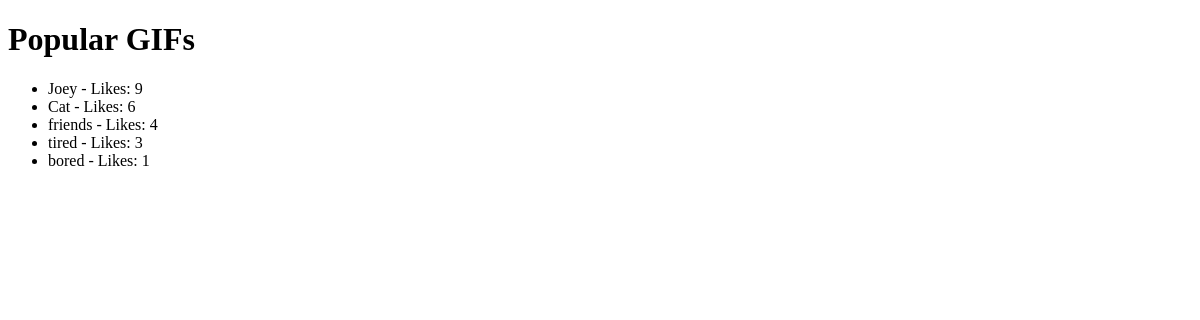
Page /popular_gifs/ on the earlier database version.
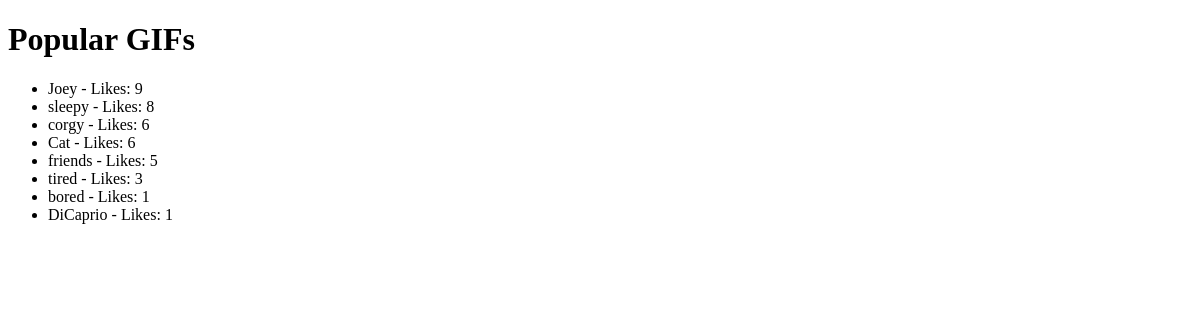
Same page on the later database version.
### my_gifs/models.py (models this page shows, shortened)
class Gif(models.Model):
    title = models.CharField(max_length=50)
    url = models.URLField()
    uploader_name = models.CharField(max_length=30)
    created_at = models.DateTimeField(auto_now_add=True)
    likes = models.IntegerField(default=0)

### my_gifs/views.py (the view)
# urls.py: path('popular_gifs/', popular_gifs),
def popular_gifs(request):
    gifs = Gif.objects.filter(likes__gt=0).order_by('-likes')
    context = {
        'gifs' : gifs
    }
    return render(request, 'popular_gifs.html', context)

### my_gifs/templates/popular_gifs.html (shortened to what this page needs)
<!DOCTYPE html>
<html lang="en">
<head>
</head>
<body>
    <h1>Popular GIFs</h1>
<ul>
  {% for gif in gifs %}
    <li>{{ gif.title }} - Likes: {{ gif.likes }}</li>
  {% endfor %}
</ul>
</body>
</html>

Differences in the rows shown:
now on this page (row edited): Gif: title "sleepy", likes "8"
now on this page (row edited): Gif: title "corgy", likes "6"
changed Gif "friends": likes "4" → "5"
now on this page (row edited): Gif: title "DiCaprio", likes "1"
